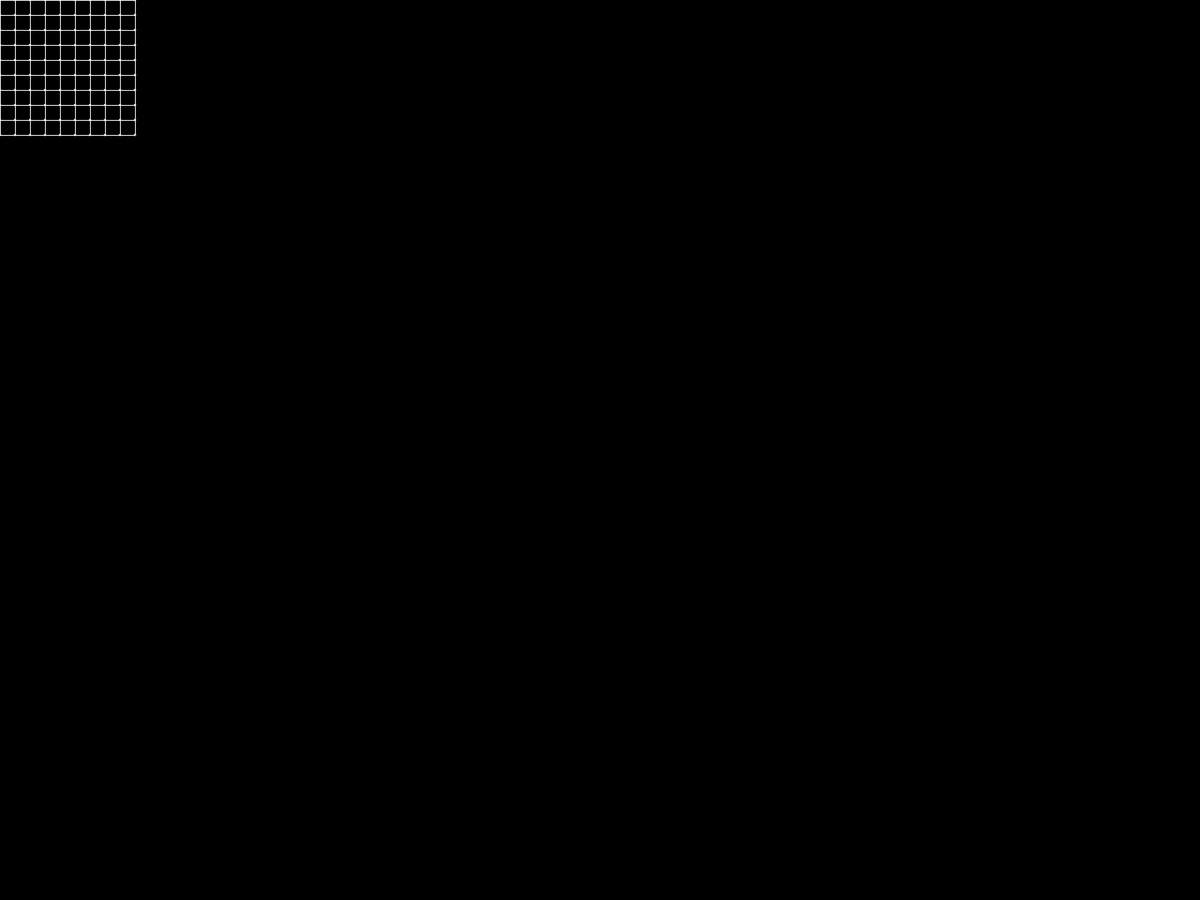
Frame 1 (no input)
Frame 60 (the mouse pressed at the canvas centre just before this capture): blank canvas, image omitted
Frame 120 (the mouse held since frame 60 and released just before this capture): blank canvas, image omitted

The Processing sketch that drew this single still picture (run headless with seeded random() and noise(); from frame 60 on, the mouse is pressed at the canvas centre):

// Processing sketch: BetterGrid
// ── BetterGrid.pde
  Grid g;
boolean gravity;
void setup() {
  fullScreen();
  g = new Grid(10, 10, 20, .00001, .001, 3);
  gravity = false;
}
void draw() {
  background(0);
  g.update(gravity);
}

void mousePressed(){
  gravity = !gravity;
}

// ── Grid.pde
import java.util.*;
class Grid {
  private ArrayList<Node> nodes;
  private float springK;
  private float dist, distSq;
  private float mass, massSq;
  private float size;

  Grid(int w, int h, float dist, float mass, float springK, float size) {
    nodes = new ArrayList<Node>();
    this.mass = mass;
    this.massSq = sq(mass);
    this.springK = springK;
    this.dist = dist;
    this.distSq = sq(dist);
    this.size = size;
    for (int i = 0; i < w; i++) {
      for (int j = 0; j < h; j++) {
        nodes.add(new Node(this, dist * i, dist * j));
      }
    }
  }

  float getSpringK() {
    return this.springK;
  }
  float getDistSq() {
    return this.distSq;
  }

  float getMass() {
    return this.mass;
  }

  float getMassSq() {
    return this.massSq;
  }
  float getSize() {
    return this.size;
  }

  List<Node> getNeighbors(Node n) {
    List<Node> neighbors = new ArrayList<Node>();
    PVector pos = n.getPos();
    for (Node o : nodes) {
      if (o.getPos().sub(pos).magSq() <= this.distSq) {
        neighbors.add(o);
      }
    }
    return neighbors;
  }

  void update(boolean g) {
    pushMatrix();
    fill(255);
    noStroke();
    for (Node n : nodes) {
      n.update();
    //  if(random(1) < .05)
    //  n.vel.add(.1, .5);
    }
    for (Node n : nodes) {
      n.spring();
    }
    if (g) {
      PVector mouse = new PVector(mouseX, mouseY);
      for (Node n : nodes) {
        n.gravitate(mouse);
      }
    }
    popMatrix();
  }
}

// ── Node.pde
class Node {
  private PVector pos, vel, force;
  private Grid parent;
  private List<Node> neighbors;

  Node(Grid parent, float xP, float yP) {
    this.parent = parent;
    this.pos = new PVector(xP, yP);
    this.vel = new PVector(0, 0);    
    this.force = new PVector(0, 0);
  }

  PVector getPos() {
    return this.pos.copy();
  }

  void spring() {
    if (this.neighbors == null)
      this.neighbors = this.parent.getNeighbors(this);
    for (Node o : this.neighbors) {
      PVector f = PVector.sub(this.pos, o.pos);
      stroke(map(f.magSq(), 0, this.parent.getDistSq(), 128, 255));
      line(this.pos.x, this.pos.y, o.pos.x, o.pos.y);
      f.setMag(sqrt((f.magSq() - this.parent.getDistSq()) * this.parent.getSpringK()));
      this.force.add(f);
    }
  }
  
  void gravitate(PVector point){
    PVector f = PVector.sub(point, this.pos);
    f = f.copy().setMag(this.parent.getMassSq()).div(f.magSq());
    this.force.add(f);
  }

  void update() {
    this.vel.add(this.force.div(this.parent.getMass()));
    this.pos.add(this.vel);
    float size = this.parent.getSize();
    ellipse(this.pos.x, this.pos.y, size, size);
    this.force = new PVector(0, 0);
  }
}
